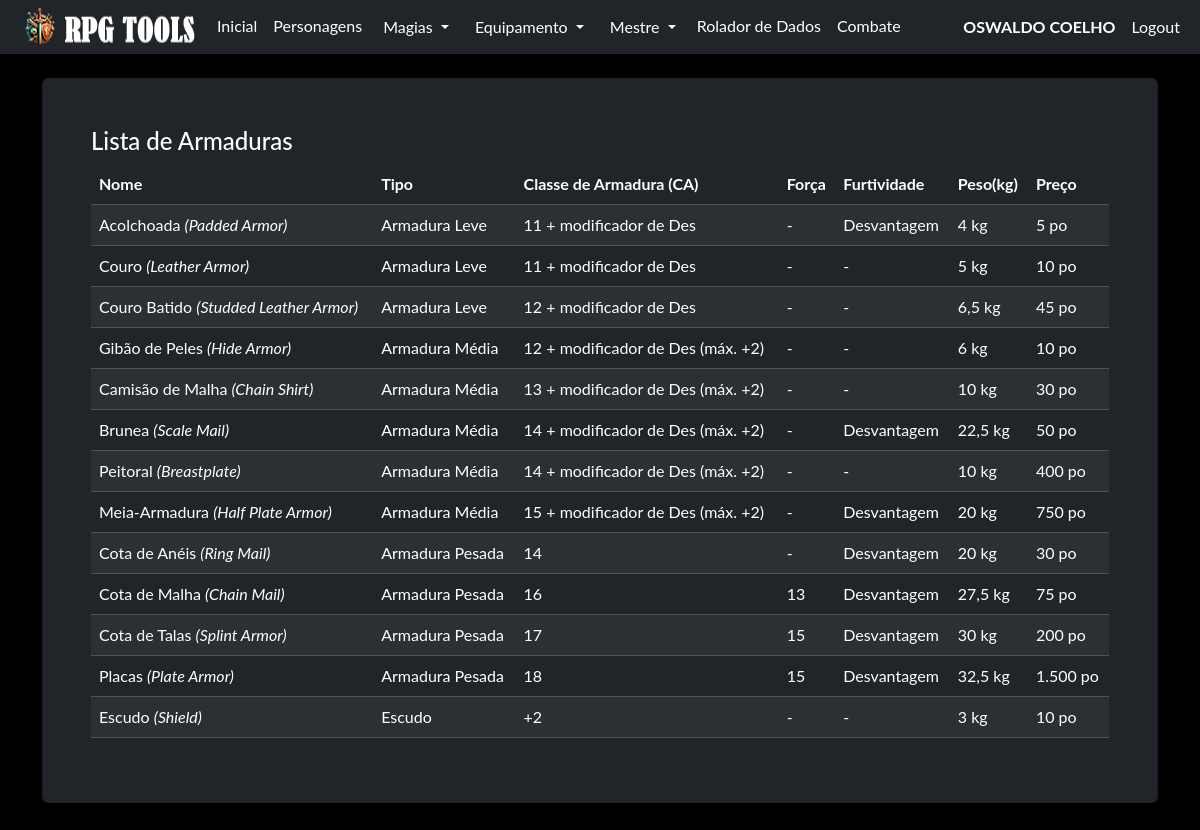
The app's page /equip/armadura (signed in) with its own data.
### model/user_model.py (models this page shows, shortened)
class User(db.Model, UserMixin):
    __tablename__ = "user"
    id = db.Column('id', db.Integer, primary_key=True)
    nome = db.Column('nome', db.String(150))
    sobrenome = db.Column('sobrenome', db.String(150))
    email = db.Column('email', db.String(50), unique=True)
    telefone = db.Column('telefone', db.String(15), unique=True, nullable=False)
    login = db.Column('login', db.String(50), unique=True, nullable=False)
    senha = db.Column('senha', db.String(550), nullable=False)
    tipo = db.Column('tipo', db.String(25), nullable=False, default="none")
    personagens = db.relationship("Personagem", foreign_keys=[Personagem.id_user], back_populates="user")

### model/armadura_model.py (models this page shows, shortened)
class Armadura(db.Model):
    __tablename__ = "armadura"
    id = db.Column(db.Integer, primary_key=True)
    nome = db.Column(db.String(40), nullable=False, unique=True)
    nome_original = db.Column(db.String(40), nullable=False, unique=True)
    categoria = db.Column(db.String(40), nullable=False)
    classe_armadura = db.Column(db.String(40), nullable=False)
    forca = db.Column(db.Integer)
    furtividade = db.Column(db.Boolean, nullable=False)
    peso = db.Column(db.String(40), nullable=False)
    preco = db.Column(db.String(40), nullable=False)
    @classmethod
    def get_armadura(cls):
        return cls.query.all()

### routes/equipamentos.py (the view)
@blueprint_equip.route('/<tipo>', methods=['GET', 'POST'])
def index2_equip(tipo):  # Adiciona o tipo como parâmetro da função
    if request.method == 'GET':
        armas = Arma.get_armas()
        armaduras = Armadura.get_armadura()
        equip = Equipamento.get_equipamentos()
        if tipo == 'arma':
            return render_template('arma.html', armas=armas)
        elif tipo == 'armadura':
            return render_template('armadura.html', armaduras=armaduras)
        elif tipo == 'equip':
            return render_template('equipamento.html', equip=equip)
        else:
            return render_template('itens.html', armas=armas, armaduras=armaduras, equip=equip)
    if request.method == 'POST':
        return redirect('/')

### model/arma_model.py (called while the page is built)
    @classmethod
    def get_armas(cls):
        return cls.query.all()

### model/equipamento_model.py (called while the page is built)
    @classmethod
    def get_equipamentos(cls):
        return cls.query.order_by(cls.nome_original).all()

### routes/login.py (called while the page is built)
@login_manager.user_loader
def get_user(id):
    return User.query.get(id)

### templates/armadura.html
{% extends 'base.html' %}
{% block conteudo %}
    {% if current_user.is_authenticated %}
    <div id="armaduras" class="card shadow p-5 bg-dark text-white-50">
        <h4 class="text-white">Lista de Armaduras</h4>
        <table class="table table-striped table-dark table-hover">
            <thead>
                <tr>
                    <th>Nome</th>
                    <th>Tipo</th>
                    <th>Classe de Armadura (CA)</th>
                    <th>Força</th>
                    <th>Furtividade</th>
                    <th>Peso(kg)</th>
                    <th>Preço</th>
                </tr>
            </thead>
            <tbody>
                {% for armadura in armaduras %}
                    <tr>
                        <td>{{ armadura.nome }} <i>({{ armadura.nome_original }})</i></td>
                        <td>{{ armadura.categoria }}</td>
                        <td>{{ armadura.classe_armadura }}</td>
                        <td>{% if armadura.forca %} {{ armadura.forca }} {% else %} - {% endif %}</td>
                        <td>{% if armadura.furtividade %} Desvantagem {% else %} - {% endif %}</td>
                        <td>{{ armadura.peso }}</td>
                        <td>{{ armadura.preco }}</td>
                    </tr>
                {% endfor %}
            </tbody>
        </table>
    </div>
    <br>
    {% endif %}
{% endblock %}

### templates/base.html (shortened to what this page needs)
<!doctype html>
<html lang="pt-BR">
  <head>
    <link rel="stylesheet" href="{{ url_for('static', filename='css/bootstrap.min.css') }}">
    <link rel="stylesheet" href="{{ url_for('static', filename='css/custom.css') }}">
  </head>
  <body class="bg-black font_rpg">
    <nav class="navbar navbar-expand-lg navbar bg-dark"  data-bs-theme="dark">
        <div class="container-fluid">
            <ul class="navbar-nav">
              <img src="/static/imagem/logo35.png"/>
              {% if current_user.is_authenticated %}
              <li class="nav-item"><a class="nav-link active mb-0 h1 text-white" href="/">Inicial</a> </li>
              <li class="nav-item"><a class="nav-link active mb-0 h1 text-white" href="/pj/">Personagens</a> </li>
              <li class="nav-item">
                <div class="dropdown">
                  <button class="btn btn-dark dropdown-toggle" type="button" data-bs-toggle="dropdown" aria-expanded="false">
                    Magias
                  </button>
                </div>
              </li>
              <li class="nav-item">
                <div class="dropdown">
                  <button class="btn btn-dark dropdown-toggle" type="button" data-bs-toggle="dropdown" aria-expanded="false">
                    Equipamento
                  </button>
                </div>
              </li>
              <li class="nav-item">
                <div class="dropdown">
                  <button class="btn btn-dark dropdown-toggle" type="button" data-bs-toggle="dropdown" aria-expanded="false">
                    Mestre
                  </button>
                </div>
              </li>
              <li class="nav-item"><a class="nav-link active mb-0 h1 text-white" href="/rolador/">Rolador de Dados</a> </li>
              <li class="nav-item"><a class="nav-link active mb-0 h1 text-white" href="#">Combate</a> </li>
              {% endif %}
            </ul>
              <ul class="navbar-nav ms-auto">
              {% if current_user.is_authenticated %}
                <li class="nav-item"><p class="nav-link active mb-0 h1 text-white"><b> {{current_user.nome}} {{current_user.sobrenome}}</b></p> </li>
                <li class="nav-item"><a class="nav-link active mb-0 h1 text-white" href="/logout">Logout</a> </li>
              {% else %}
                <li class="nav-item"><a class="nav-link active mb-0 h1 text-white" href="/login">Login</a> </li>
                <li class="nav-item"><a class="nav-link active mb-0 h1 text-white" href="/login/register">Register</a> </li>
              {% endif %}
              </ul>
        </div>
    </nav>
    <div class="container">
      <br>
        {% block conteudo %}
        {% endblock %}
        <br>
    </div>
  </body>

### static/css/custom.css (style rules this page uses)
.font_rpg { font-family: "Lato", "Helvetica Neue", Helvetica, Arial, sans-serif; }
::placeholder { color: #adb5bd; opacity: 1; }

### records on screen
User: nome "OSWALDO", sobrenome "COELHO"
Armadura: nome "Acolchoada", nome_original "Padded Armor", categoria "Armadura Leve", classe_armadura "11 + modificador de Des", furtividade "Desvantagem", peso "4 kg", preco "5 po"
Armadura: nome "Couro", nome_original "Leather Armor", categoria "Armadura Leve", classe_armadura "11 + modificador de Des", peso "5 kg", preco "10 po"
Armadura: nome "Couro Batido", nome_original "Studded Leather Armor", categoria "Armadura Leve", classe_armadura "12 + modificador de Des", peso "6,5 kg", preco "45 po"
Armadura: nome "Gibão de Peles", nome_original "Hide Armor", categoria "Armadura Média", classe_armadura "12 + modificador de Des (máx. +2)", peso "6 kg", preco "10 po"
Armadura: nome "Camisão de Malha", nome_original "Chain Shirt", categoria "Armadura Média", classe_armadura "13 + modificador de Des (máx. +2)", peso "10 kg", preco "30 po"
Armadura: nome "Brunea", nome_original "Scale Mail", categoria "Armadura Média", classe_armadura "14 + modificador de Des (máx. +2)", furtividade "Desvantagem", peso "22,5 kg", preco "50 po"
Armadura: nome "Peitoral", nome_original "Breastplate", categoria "Armadura Média", classe_armadura "14 + modificador de Des (máx. +2)", peso "10 kg", preco "400 po"
Armadura: nome "Meia-Armadura", nome_original "Half Plate Armor", categoria "Armadura Média", classe_armadura "15 + modificador de Des (máx. +2)", furtividade "Desvantagem", peso "20 kg", preco "750 po"
Armadura: nome "Cota de Anéis", nome_original "Ring Mail", categoria "Armadura Pesada", classe_armadura "14", furtividade "Desvantagem", peso "20 kg", preco "30 po"
Armadura: nome "Cota de Malha", nome_original "Chain Mail", categoria "Armadura Pesada", classe_armadura "16", forca "13", furtividade "Desvantagem", peso "27,5 kg", preco "75 po"
Armadura: nome "Cota de Talas", nome_original "Splint Armor", categoria "Armadura Pesada", classe_armadura "17", forca "15", furtividade "Desvantagem", peso "30 kg", preco "200 po"
Armadura: nome "Placas", nome_original "Plate Armor", categoria "Armadura Pesada", classe_armadura "18", forca "15", furtividade "Desvantagem", peso "32,5 kg", preco "1.500 po"
Armadura: nome "Escudo", nome_original "Shield", categoria "Escudo", classe_armadura "+2", peso "3 kg", preco "10 po"
